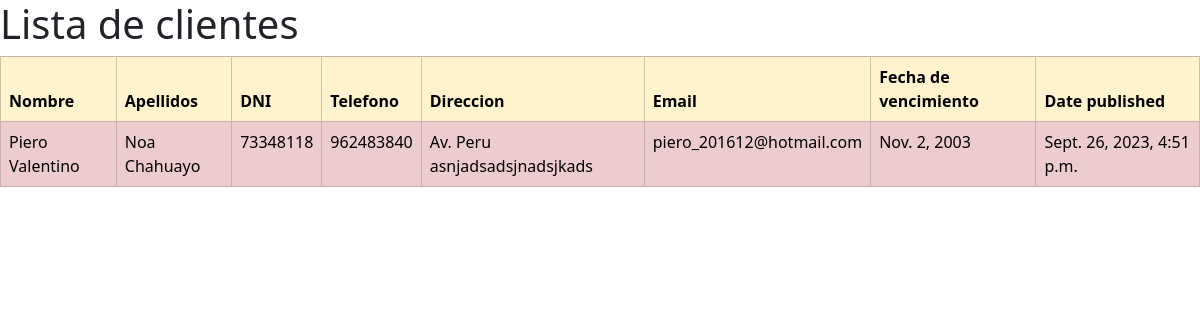
Page /tienda/clientes/ on the committed database.
### tienda/models.py (models this page shows, shortened)
class Cliente(models.Model):
    nombres = models.CharField(max_length=200)
    apellidos = models.CharField(max_length=200)
    dni = models.IntegerField()
    telefono = models.IntegerField(max_length=9)
    direccion = models.CharField(max_length=70)
    email = models.CharField(max_length=50)
    fecha_de_nacimiento = models.DateField()
    fecha_de_publicacion = models.DateTimeField('date published')

### tienda/views.py (the view)
# urls.py: path('clientes/', views.lista_clientes, name='lista_clientes'),
def lista_clientes(request):
    clientes = Cliente.objects.all()
    return render(request, 'tienda/lista_clientes.html', {'clientes': clientes})

### tienda/templates/tienda/lista_clientes.html (shortened to what this page needs)
{% load django_bootstrap5 %}
<!DOCTYPE html>
<html lang="en">
<head>
    {% bootstrap_css %}
</head>
<body>
    <h1>Lista de clientes</h1>
    <table class="table table-danger table-striped table-bordered">
        <thead>
            <tr>
                <th class="table-warning">Nombre</th>
                <th class="table-warning">Apellidos</th>
                <th class="table-warning">DNI</th>
                <th class="table-warning">Telefono</th>
                <th class="table-warning">Direccion</th>
                <th class="table-warning">Email</th>
                <th class="table-warning">Fecha de vencimiento</th>
                <th class="table-warning">Date published</th>
            </tr>
        </thead>
        <tbody>
            {% for cliente in clientes %}
            <tr>
                <td>{{cliente.nombres}}</td>
                <td>{{cliente.apellidos}}</td>
                <td>{{cliente.dni}}</td>
                <td>{{cliente.telefono}}</td>
                <td>{{cliente.direccion}}</td>
                <td>{{cliente.email}}</td>
                <td>{{cliente.fecha_de_nacimiento}}</td>
                <td>{{cliente.fecha_de_publicacion}}</td>
            </tr>
            {% endfor %}
        </tbody>
    </table>
</body>
</html>

### rows in the picture
Cliente: nombres "Piero Valentino", apellidos "Noa Chahuayo", dni "73348118", telefono "962483840", direccion "Av. Peru asnjadsadsjnadsjkads", email "piero_201612@hotmail.com", fecha_de_nacimiento "Nov. 2, 2003", fecha_de_publicacion "Sept. 26, 2023, 4:51 p.m."
